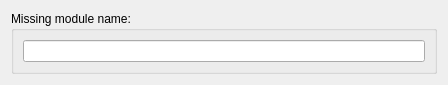
<?xml version="1.0" encoding="UTF-8"?>
<ui version="4.0">
 <class>PlaceholderModule</class>
 <widget class="QDialog" name="PlaceholderModule">
  <property name="geometry">
   <rect>
    <x>0</x>
    <y>0</y>
    <width>448</width>
    <height>81</height>
   </rect>
  </property>
  <property name="sizePolicy">
   <sizepolicy hsizetype="Fixed" vsizetype="Fixed">
    <horstretch>0</horstretch>
    <verstretch>0</verstretch>
   </sizepolicy>
  </property>
  <property name="minimumSize">
   <size>
    <width>437</width>
    <height>0</height>
   </size>
  </property>
  <property name="windowTitle">
   <string>Dialog</string>
  </property>
  <layout class="QGridLayout" name="gridLayout_2">
   <item row="0" column="0">
    <widget class="QGroupBox" name="groupBox">
     <property name="title">
      <string>Missing module name:</string>
     </property>
     <layout class="QGridLayout" name="gridLayout">
      <item row="0" column="0">
       <widget class="QLineEdit" name="moduleName_">
        <property name="dragEnabled">
         <bool>false</bool>
        </property>
        <property name="readOnly">
         <bool>true</bool>
        </property>
       </widget>
      </item>
     </layout>
    </widget>
   </item>
  </layout>
 </widget>
 <resources/>
 <connections/>
</ui>
